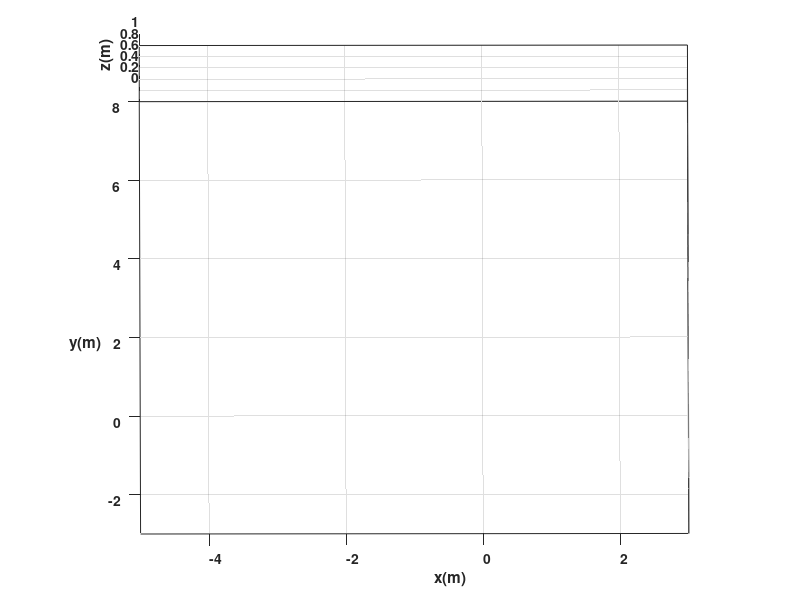

Write the MATLAB code that produced this figure. (Note: this script raises an error after producing the figure.)
    %Limpieza de pantalla
clear all
close all
clc

%1 TIEMPO %%%%%%%%%%%%%%%%%%%%%%%%%%%%%%%%%%%%%%%%%%%%%%%%%%%%%%%%
tf=8;             % Tiempo de simulación en segundos (s)
ts=0.1;            % Tiempo de muestreo en segundos (s)
t=0:ts:tf;         % Vector de tiempo
N= length(t);      % Muestras

%2 CONDICIONES INICIALES %%%%%%%%%%%%%%%%%%%%%%%%%%%%%%%%%%%%%%%%%

%Damos valores a nuestro punto inicial de posición y orientación
x1(1)=0;  %Posición inicial eje x
y1(1)=0;  %Posición inicial eje y
phi(1)=pi/2; %Orientación inicial del robot 

%3 POSICION DESEADA %%%%%%%%%%%%%%%%%%%%%%%%%%%%%%%%%%%%%%%%%%%%

%Damos valores a nuestra posición deseada
hxd=-4;
hyd=5;

%Igualamos el punto de control con las proyecciones X1 y Y1 por su
%coincidencia
hx(1)= x1(1);       % Posición del punto de control en el eje (X) metros (m)
hy(1)= y1(1);       % Posición del punto de control en el eje (Y) metros (m)

%4 CONTROL, BUCLE DE SIMULACION %%%%%%%%%%%%%%%%%%%%%%%%%%%%%%%%

for k=1:N 

    %a)Errores de control
    hxe(k)=hxd-hx(k);
    hye(k)=hyd-hy(k);
    
    %Matriz de error
    he= [hxe(k);hye(k)];
    %Magnitud del error de posición
    Error(k)= sqrt(hxe(k)^2 +hye(k)^2);

    %b)Matriz Jacobiana
    J=[cos(phi(k)) -sin(phi(k));... %Matriz de rotación en 2D
       sin(phi(k)) cos(phi(k))];

    %c)Matriz de Ganancias
    K=[1.1 0;...
       0 1.1];

    %d)Ley de Control
    qpRef= pinv(J)*K*he;

    v(k)= qpRef(1);   %Velocidad lineal de entrada al robot 
    w(k)= qpRef(2);   %Velocidad angular de entrada al robot 


%5 APLICACIÓN DE CONTROL AL ROBOT %%%%%%%%%%%%%%%%%%%%%%%%%%%%%%%%

    %Aplico la integral a la velocidad angular para obtener el angulo "phi" de la orientación
    phi(k+1)=phi(k)+w(k)*ts; % Integral numérica (método de Euler)
           
   %%%%%%%%%%%%%%%%%%%%% MODELO CINEMATICO %%%%%%%%%%%%%%%%%%%%%%%%%
    
    xp1=v(k)*cos(phi(k)); 
    yp1=v(k)*sin(phi(k));
 
    %Aplico la integral a la velocidad lineal para obtener las cordenadas
    %"x1" y "y1" de la posición
    x1(k+1)=x1(k)+ xp1*ts; % Integral numérica (método de Euler)
    y1(k+1)=y1(k)+ yp1*ts; % Integral numérica (método de Euler)

    % Posicion del robot con respecto al punto de control
    hx(k+1)=x1(k+1); 
    hy(k+1)=y1(k+1);

end

%%%%%%%%%%%%%%%%%%%%%%%%%%%%% SIMULACION VIRTUAL 3D %%%%%%%%%%%%%%%%%%%%%%%%%%%%

% a) Configuracion de escena

scene=figure;  % Crear figura (Escena)
set(scene,'Color','white'); % Color del fondo de la escena
set(gca,'FontWeight','bold') ;% Negrilla en los ejes y etiquetas
sizeScreen=get(0,'ScreenSize'); % Retorna el tamaño de la pantalla del computador
set(scene,'position',sizeScreen); % Configurar tamaño de la figura
camlight('headlight'); % Luz para la escena
axis equal; % Establece la relación de aspecto para que las unidades de datos sean las mismas en todas las direcciones.
grid on; % Mostrar líneas de cuadrícula en los ejes
box on; % Mostrar contorno de ejes
xlabel('x(m)'); ylabel('y(m)'); zlabel('z(m)'); % Etiqueta de los eje

view([-0.1 35]); % Orientacion de la figura
axis([-5 3 -3 8 0 1]); % Ingresar limites minimos y maximos en los ejes x y z [minX maxX minY maxY minZ maxZ]

% b) Graficar robots en la posicion inicial
scale = 4;
MobileRobot_5;
H1=MobilePlot_4(x1(1),y1(1),phi(1),scale);hold on;

% c) Graficar Trayectorias
H2=plot3(hx(1),hy(1),0,'r','lineWidth',2);
H3=plot3(hxd,hyd,0,'bo','lineWidth',2); %Grafico circulo en posición deseada
H4=plot3(hx(1),hy(1),0,'go','lineWidth',2);%Grafico circulo en posición inicial
% d) Bucle de simulacion de movimiento del robot

step=1; % pasos para simulacion

for k=1:step:N

    delete(H1);    
    delete(H2);
    
    H1=MobilePlot_4(x1(k),y1(k),phi(k),scale);
    H2=plot3(hx(1:k),hy(1:k),zeros(1,k),'r','lineWidth',2);
    
    pause(ts);

end

%%%%%%%%%%%%%%%%%%%%%%%%%%%%% Graficas %%%%%%%%%%%%%%%%%%%%%%%%%%%%
graph=figure;  % Crear figura (Escena)
set(graph,'position',sizeScreen); % Congigurar tamaño de la figura
subplot(311)
plot(t,v,'b','LineWidth',2),grid('on'),xlabel('Tiempo [s]'),ylabel('m/s'),legend('Velocidad Lineal (v)');
subplot(312)
plot(t,w,'g','LineWidth',2),grid('on'),xlabel('Tiempo [s]'),ylabel('[rad/s]'),legend('Velocidad Angular (w)');
subplot(313)
plot(t,Error,'r','LineWidth',2),grid('on'),xlabel('Tiempo [s]'),ylabel('[metros]'),legend('Error de posición (m)');
